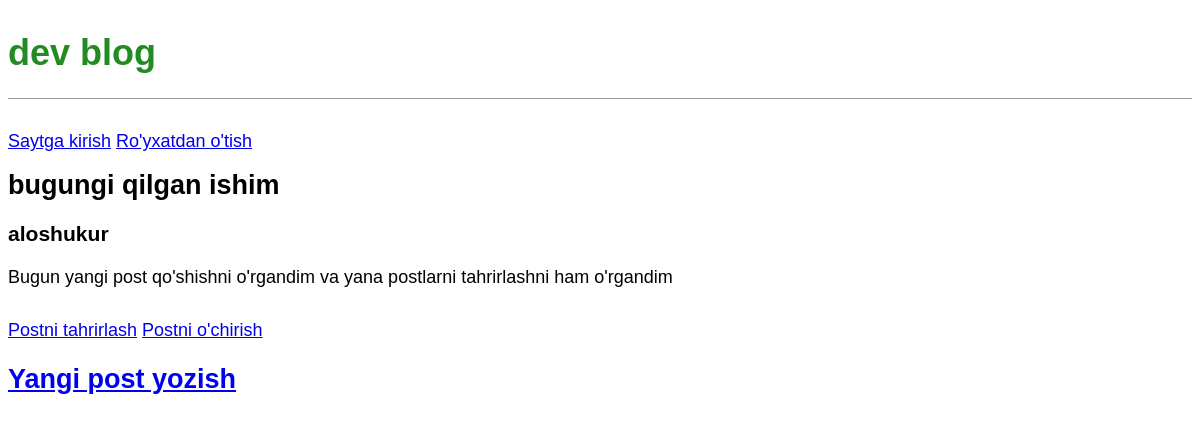
/post/5/, run on the app's committed database.
### blog/models.py (models this page shows, shortened)
class Post(models.Model):
    title = models.CharField(max_length=200)
    author = models.ForeignKey(
        'auth.User',
        on_delete=models.CASCADE
    )
    body = models.TextField()

### blog/views.py (the view)
# urls.py: path('post/<int:pk>/', BlogDetailView.as_view(), name='post_detail'),
class BlogDetailView(DeleteView):
    model = Post
    template_name = 'post_detail.html'

### templates/post_detail.html
{% extends 'base.html' %}
{% block content %}
    <div class="post-entry">
        <h2>{{ post.title }}</h2>
        <h3>{{ post.author }}</h3>
        <p>{{ post.body }}</p>
    </div>
    <a href="{% url 'post_edit' post.pk %}">Postni tahrirlash</a>
    <a href="{% url 'post_delete' post.pk %}">Postni o'chirish</a>
{% endblock content %}

### static/css/base.css (style rules this page uses)
body { font-family: 'Noto Sans JP', sans-serif; font-size: 18px; }
.post-entry { margin-bottom: 2rem; }
.post-entry h2 { margin: 0.5rem 0; }
.post-entry p { margin: 0; font-weight: 400; }

### data on the page
Post: title "bugungi qilgan ishim", author "aloshukur", body "Bugun yangi post qo'shishni o'rgandim va yana postlarni tahrirlashni ham o'rgandim"
